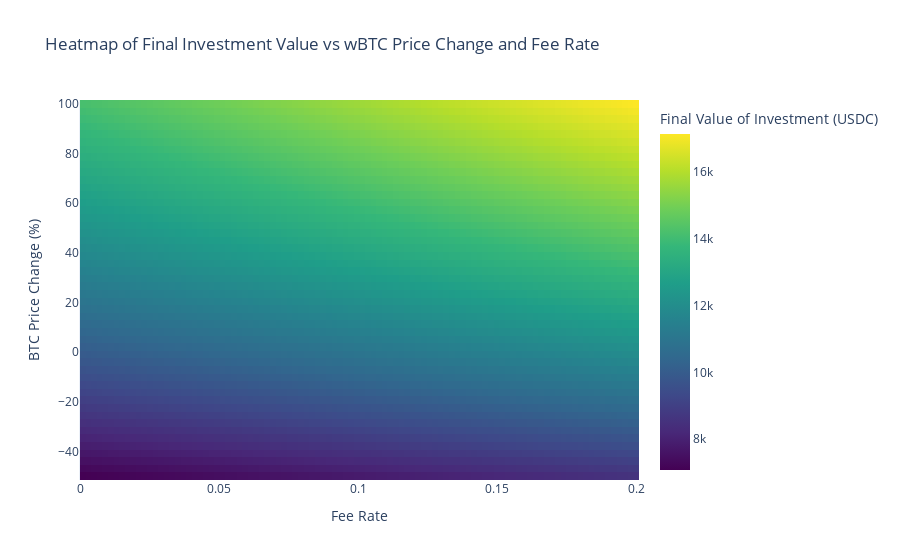

Notebook code cell kept with this figure:
### Code cell
fig = go.Figure(data=go.Heatmap(
    z=final_values,
    x=fee_rates,
    y=price_changes * 100, 
    colorscale='Viridis',
    colorbar=dict(title='Final Value of Investment (USDC)'),
))

# Update layout
fig.update_layout(
    title='Heatmap of Final Investment Value vs wBTC Price Change and Fee Rate',
    xaxis_title='Fee Rate',
    yaxis_title='BTC Price Change (%)',
    template='plotly_white'
)

# Show the figure
fig.show()
